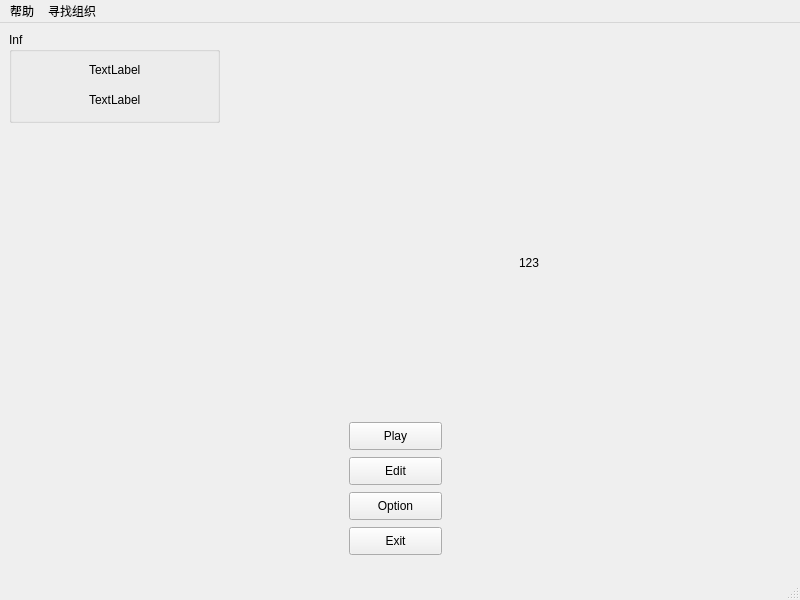
<?xml version="1.0" encoding="UTF-8"?>
<ui version="4.0">
 <class>MainWindow</class>
 <widget class="QMainWindow" name="MainWindow">
  <property name="geometry">
   <rect>
    <x>0</x>
    <y>0</y>
    <width>800</width>
    <height>600</height>
   </rect>
  </property>
  <property name="minimumSize">
   <size>
    <width>800</width>
    <height>600</height>
   </size>
  </property>
  <property name="maximumSize">
   <size>
    <width>800</width>
    <height>600</height>
   </size>
  </property>
  <property name="focusPolicy">
   <enum>Qt::ClickFocus</enum>
  </property>
  <property name="windowTitle">
   <string>RhythmGame_By_QMK</string>
  </property>
  <property name="windowIcon">
   <iconset resource="testres/testres.qrc">
    <normaloff>:/test/nku.png</normaloff>:/test/nku.png</iconset>
  </property>
  <property name="autoFillBackground">
   <bool>false</bool>
  </property>
  <property name="styleSheet">
   <string notr="true"/>
  </property>
  <widget class="QWidget" name="centralwidget">
   <layout class="QHBoxLayout" name="horizontalLayout_2">
    <item>
     <widget class="QWidget" name="widget" native="true">
      <property name="styleSheet">
       <string notr="true"/>
      </property>
      <widget class="mylabel" name="label">
       <property name="geometry">
        <rect>
         <x>510</x>
         <y>200</y>
         <width>71</width>
         <height>61</height>
        </rect>
       </property>
       <property name="cursor">
        <cursorShape>OpenHandCursor</cursorShape>
       </property>
       <property name="mouseTracking">
        <bool>true</bool>
       </property>
       <property name="text">
        <string>123</string>
       </property>
       <property name="scaledContents">
        <bool>false</bool>
       </property>
      </widget>
      <widget class="QPushButton" name="PlayBtn">
       <property name="geometry">
        <rect>
         <x>340</x>
         <y>390</y>
         <width>93</width>
         <height>28</height>
        </rect>
       </property>
       <property name="styleSheet">
        <string notr="true"/>
       </property>
       <property name="text">
        <string>Play</string>
       </property>
       <property name="autoRepeatInterval">
        <number>100</number>
       </property>
      </widget>
      <widget class="QPushButton" name="EditBtn">
       <property name="geometry">
        <rect>
         <x>340</x>
         <y>425</y>
         <width>93</width>
         <height>28</height>
        </rect>
       </property>
       <property name="text">
        <string>Edit</string>
       </property>
      </widget>
      <widget class="QPushButton" name="OptionBtn">
       <property name="geometry">
        <rect>
         <x>340</x>
         <y>460</y>
         <width>93</width>
         <height>28</height>
        </rect>
       </property>
       <property name="text">
        <string>Option</string>
       </property>
      </widget>
      <widget class="QPushButton" name="ExitBtn">
       <property name="geometry">
        <rect>
         <x>340</x>
         <y>495</y>
         <width>93</width>
         <height>28</height>
        </rect>
       </property>
       <property name="text">
        <string>Exit</string>
       </property>
      </widget>
      <widget class="QGroupBox" name="groupBox">
       <property name="geometry">
        <rect>
         <x>0</x>
         <y>0</y>
         <width>211</width>
         <height>91</height>
        </rect>
       </property>
       <property name="title">
        <string>Inf</string>
       </property>
       <widget class="QLabel" name="PttLabel">
        <property name="geometry">
         <rect>
          <x>80</x>
          <y>60</y>
          <width>72</width>
          <height>15</height>
         </rect>
        </property>
        <property name="frameShape">
         <enum>QFrame::NoFrame</enum>
        </property>
        <property name="text">
         <string>TextLabel</string>
        </property>
       </widget>
       <widget class="QLabel" name="NameLabel">
        <property name="geometry">
         <rect>
          <x>80</x>
          <y>30</y>
          <width>72</width>
          <height>15</height>
         </rect>
        </property>
        <property name="frameShape">
         <enum>QFrame::NoFrame</enum>
        </property>
        <property name="text">
         <string>TextLabel</string>
        </property>
       </widget>
       <widget class="QLabel" name="IconLabel">
        <property name="geometry">
         <rect>
          <x>10</x>
          <y>20</y>
          <width>61</width>
          <height>61</height>
         </rect>
        </property>
        <property name="text">
         <string/>
        </property>
        <property name="pixmap">
         <pixmap resource="testres/testres.qrc">:/test/icon1.jpg</pixmap>
        </property>
        <property name="scaledContents">
         <bool>true</bool>
        </property>
       </widget>
      </widget>
     </widget>
    </item>
   </layout>
  </widget>
  <widget class="QMenuBar" name="menubar">
   <property name="geometry">
    <rect>
     <x>0</x>
     <y>0</y>
     <width>800</width>
     <height>26</height>
    </rect>
   </property>
   <widget class="QMenu" name="menu">
    <property name="title">
     <string>帮助</string>
    </property>
    <addaction name="tutorial"/>
    <addaction name="protutorial"/>
    <addaction name="potentialtable"/>
   </widget>
   <widget class="QMenu" name="menu_2">
    <property name="title">
     <string>寻找组织</string>
    </property>
    <addaction name="information"/>
    <addaction name="group"/>
   </widget>
   <addaction name="menu"/>
   <addaction name="menu_2"/>
  </widget>
  <widget class="QStatusBar" name="statusBar"/>
  <action name="tutorial">
   <property name="text">
    <string>新手教程</string>
   </property>
  </action>
  <action name="protutorial">
   <property name="text">
    <string>进阶教程</string>
   </property>
  </action>
  <action name="information">
   <property name="text">
    <string>作者信息</string>
   </property>
  </action>
  <action name="group">
   <property name="text">
    <string>交流群</string>
   </property>
  </action>
  <action name="potentialtable">
   <property name="text">
    <string>定数表查询</string>
   </property>
   <property name="toolTip">
    <string>定数表查询</string>
   </property>
  </action>
 </widget>
 <customwidgets>
  <customwidget>
   <class>mylabel</class>
   <extends>QLabel</extends>
   <header>mylabel.h</header>
  </customwidget>
 </customwidgets>
 <resources>
  <include location="testres/testres.qrc"/>
 </resources>
 <connections>
  <connection>
   <sender>ExitBtn</sender>
   <signal>clicked()</signal>
   <receiver>MainWindow</receiver>
   <slot>close()</slot>
   <hints>
    <hint type="sourcelabel">
     <x>376</x>
     <y>539</y>
    </hint>
    <hint type="destinationlabel">
     <x>121</x>
     <y>493</y>
    </hint>
   </hints>
  </connection>
 </connections>
</ui>
